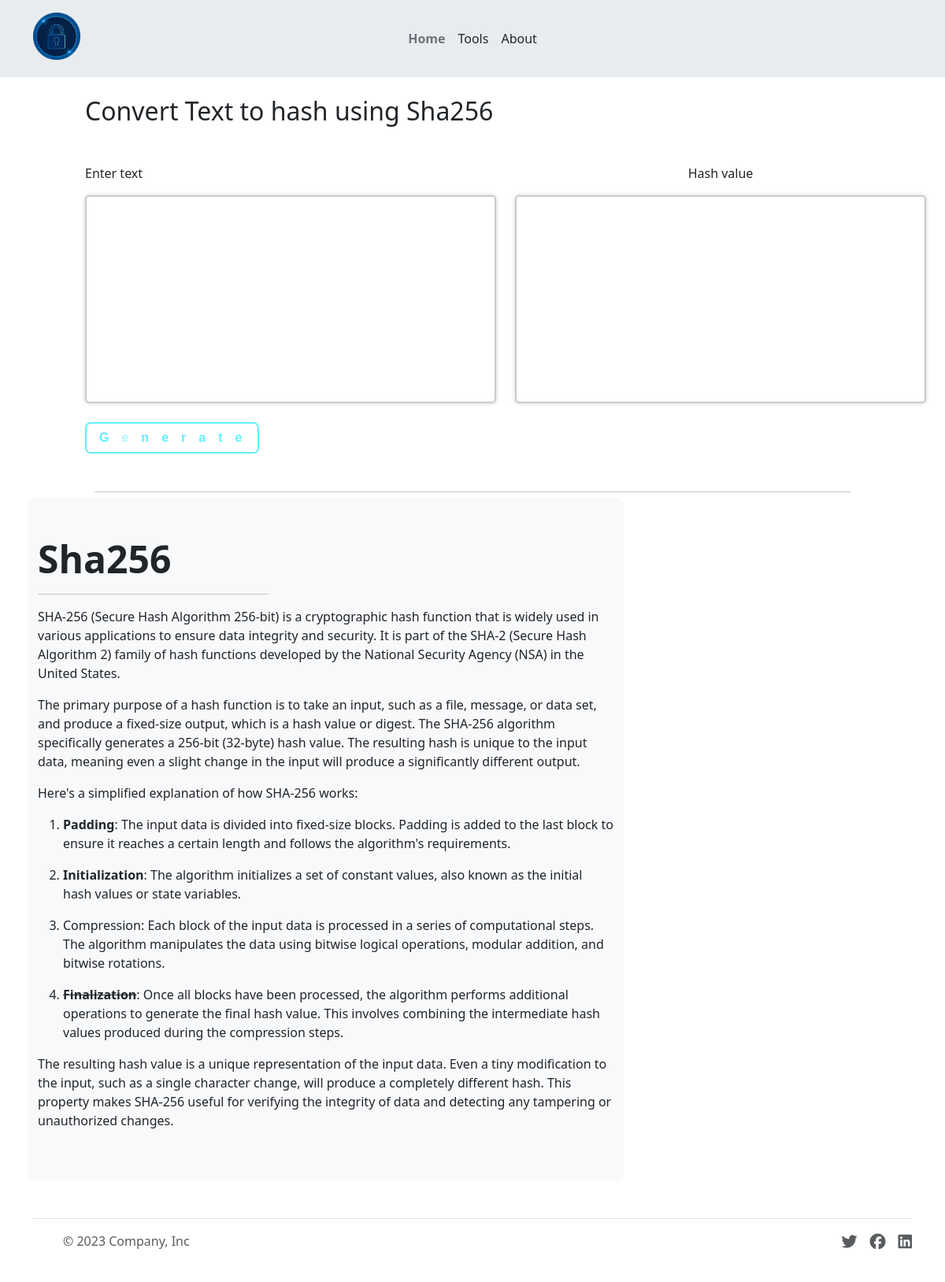
The app's page /sha256/ with its own data.
### App/models.py (models this page shows, shortened)
class Hashing(models.Model):
    title = models.CharField(max_length=150, blank=True)
    hash_name = models.CharField(max_length=256)
    description = FroalaField()

### App/views.py (the view)
# urls.py: path('sha256/', views.Hash256, name = "sha256"),
def Hash256(request):
    media=Hashing.objects.get(hash_name='Sha256')
    if request.method=='POST':
        text = request.POST.get('text')
        print(text)
        hash_gen = sha_256(text)
        print(hash_gen)
        return render(request, 'sha256.html', context={'hash': hash_gen,'media': media,'text':text})
    return render(request, 'sha256.html', context={'hash':'','media': media})

### templates/sha256.html
{% extends 'hash1.html' %}
{% block MediaTitle %} {{media.title}} {% endblock MediaTitle %}
{% block HashVal %} {{hash}} {% endblock HashVal %}
{% block MediaName %}{{ media.hash_name}}{% endblock MediaName %}
{% block description %} {{media.description|safe}} {% endblock description %}

### templates/hash1.html (shortened to what this page needs)
{% extends 'base.html' %}
{% load static %}
{% block head %}
    <link href="{% static '/css/style.css' %}" rel="stylesheet">
{% endblock head %}
{% block content %}
  <div class="container-fluid main d-flex justify-content-center mb-5">
    <div class="container ps-lg-5 ms-lg-5">
        <h2 class="mb-5 ">{% block MediaTitle %}{% endblock MediaTitle %}</h2>
        <div class="row">
            <div class="col-6 ">
                <p >Enter text</p>
            <form action="" method="post" > {% csrf_token %}
                <textarea minlength="2" class="textarea" name="text" id="myTextarea" cols="30" rows="10">{{text}}</textarea>
                <button class='glowing-btn mt-4'><span class='glowing-txt'>G<span class='faulty-letter'>e</span>nerate</span></button>
            </form>
            </div>
            <div class="col-6 ">
                <p class="text-center">Hash value</p>
                <textarea  class="textarea"  id="" cols="30" rows="10">{% block HashVal %}{% endblock HashVal %}</textarea>
            </div>
        </div>
    </div>
  </div>
  <hr style="width: 80%; margin: auto;" >
  <div class="row mt-2">
        <div class="col-lg-8 ps-5">
            <div class=" mb-4 bg-body-tertiary rounded-3">
                <div class="container-fluid py-5">
                  <h1 class="display-5 fw-bold">{% block MediaName %} {% endblock MediaName %}</h1>
                  <hr style="width: 40%;">
                  <p>{% block description %}{% endblock description %}
                    </p>
                </div>
              </div>
        </div>
        <div class="col-lg-4"></div>
  </div>
{% endblock content %}

### templates/base.html (shortened to what this page needs)
{% load static %}
<!DOCTYPE html>
<html lang="en">
<head>
    <link href="https://cdn.jsdelivr.net/npm/bootstrap@5.3.0/dist/css/bootstrap.min.css" rel="stylesheet">
    <link href="{% static '/css/style.css' %}" rel="stylesheet">
    {% block head %} {% endblock head %}
</head>
<body>
    <div class="bg-body-secondary">
        <div class="container ">
            <header class="d-flex flex-wrap align-items-center justify-content-center justify-content-md-between py-3 mb-4 ">
                <div class="col-md-3 mb-2 mb-md-0">
                    <a href="/" class="d-inline-flex link-body-emphasis text-decoration-none">
                      <img src=" {% static 'logo.png' %}" alt="img" style="width: 60px; height: 60px;">
                    </a>
            </div>
            <ul class="nav col-12 col-md-auto mb-2 justify-content-center mb-md-0">
                <li><a href="/" class="nav-link px-2 link-secondary"><strong>Home</strong></a></li>
                <li><a href="#" class="nav-link px-2 text-dark">Tools</a></li>
                <li><a href="#" class="nav-link px-2 text-dark">About</a></li>
            </ul>
            </header>
        </div>
    </div>
    {% block content %}
    {% endblock content %}
    <div class="container">
        <footer class="d-flex flex-wrap justify-content-between align-items-center py-3 my-4 border-top">
          <div class="col-md-4 d-flex align-items-center">
            <a href="/" class="mb-3 me-2 mb-md-0 text-body-secondary text-decoration-none lh-1">
              <svg class="bi" width="30" height="24"><use xlink:href="#bootstrap"></use></svg>
            </a>
            <span class="mb-3 mb-md-0 text-body-secondary">© 2023 Company, Inc</span>
          </div>
          <ul class="nav col-md-4 justify-content-end list-unstyled d-flex">
            <li class="ms-3"><a class="text-body-secondary" href="#"><i class="fa-brands fa-twitter fa-lg"></i></a></li>
            <li class="ms-3"><a class="text-body-secondary" href="#"><i class="fa-brands fa-facebook fa-lg"></i></a></li>
            <li class="ms-3"><a class="text-body-secondary" href="#"><i class="fa-brands fa-linkedin fa-lg"></i></a></li>
          </ul>
        </footer>
      </div>
</body>
</html>

### static/css/style.css (style rules this page uses)
textarea { display: block; }
.textarea { font-family: Arial, sans-serif; font-size: 16px; padding: 10px; border: 2px solid #ccc; border-radius: 5px; box-shadow: 0 0 5px rgba(0, 0, 0, 0.2); resize: none; min-height: 100px; width: 100%; line-height: 1.5; transition: border-color 0.3s ease; }
:root { --glow-color: hsl(186 100% 69%); }
*, *::before, *::after { box-sizing: border-box; }
.glowing-btn { position: relative; color: var(--glow-color); cursor: pointer; padding: 0.35em 1em; border: 0.15em solid var(--glow-color); border-radius: 0.45em; background: none; perspective: 2em; font-family: "Raleway", sans-serif; font-size: 1em; font-weight: 900; letter-spacing: 1em; }
.glowing-txt { float: left; margin-right: -0.8em; }
.faulty-letter { opacity: 0.5; animation: faulty-flicker 2s linear infinite; }
.glowing-btn::after { content: ""; position: absolute; top: 0; left: 0; right: 0; bottom: 0; opacity: 0; z-index: -1; background-color: var(--glow-color); box-shadow: 0 0 2em 0.2em var(--glow-color); transition: opacity 100ms linear; }

### records on screen
Hashing: title "Convert Text to hash using Sha256", hash_name "Sha256", description "SHA-256 (Secure Hash Algorithm 256-bit) is a cryptographic hash function that is widely used in various applications to ensure data integrity and security. It is part of the SHA-2 (Secure Hash Algorithm 2) family of hash functions developed by the National Security Agency (NSA) in the United States. The primary purpose of a hash function is to take an input, such as a file, message, or data set, and produce a fixed-size output, which is a hash value or digest. The SHA-256 algorithm specifically generates a 256-bit (32-byte) hash value. The resulting hash is unique to the input data, meaning even a slight change in the input will produce a significantly different output. Here's a simplified…"
